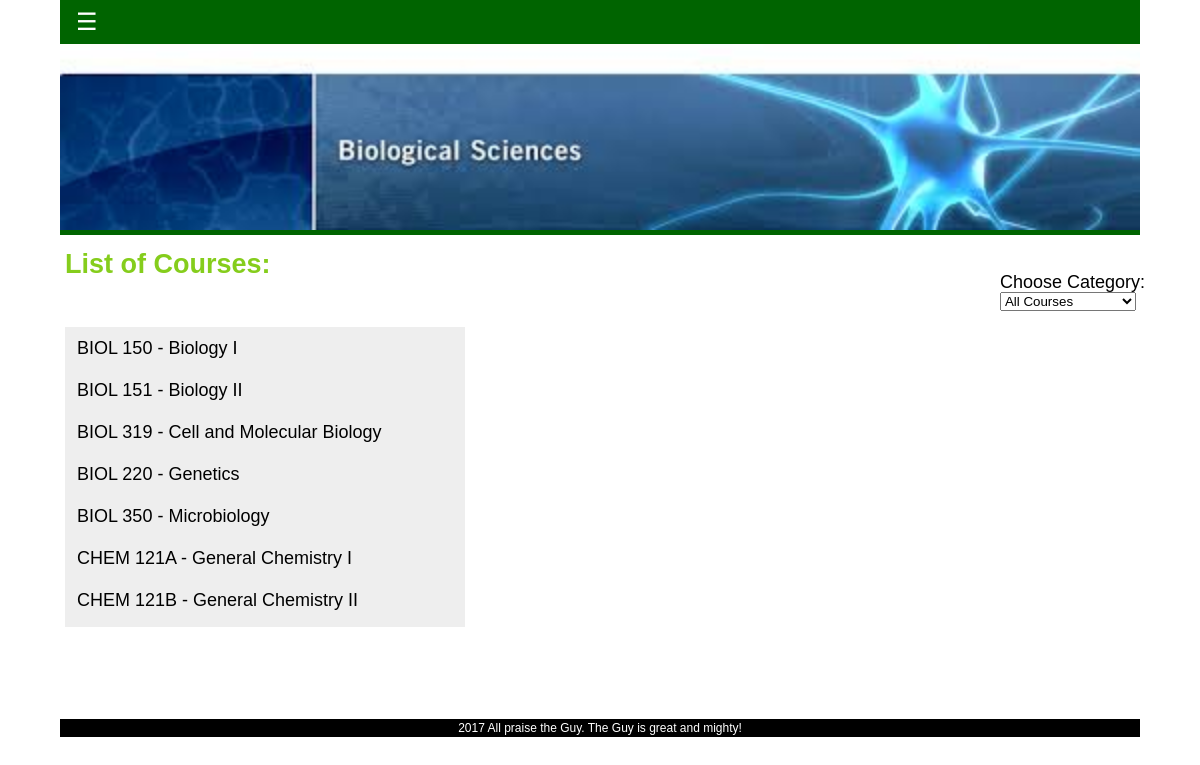
The page /course.php on the database its author committed.
### tables this page shows
CREATE TABLE `course` (
  `Dep_Id` int(11) DEFAULT NULL,
  `Num` varchar(128) NOT NULL,
  `Name` varchar(128) NOT NULL,
  `Description` text NOT NULL,
  `Credits` int(11) DEFAULT NULL,
  `Attr` text,
  `Professor` text
);

CREATE TABLE `departments` (
  `Dep_Id` int(11) NOT NULL,
  `Department` varchar(6) NOT NULL
);

### inc.dbcon.php (the view, shortened to what this page needs)
<?php
$sevad = "localhost";
$user = "root";
$pass = "password";
try{
    $conn = new PDO("mysql:host=$sevad;dbname=teambugsphase4", $user, $pass);
    $conn->setAttribute(PDO::ATTR_ERRMODE, PDO::ERRMODE_EXCEPTION);
}
catch(PDOException $e){
}
function printAllClasses(){
    global $conn;
    $result = $conn->query("SELECT departments.Department, course.Name, course.Num FROM course INNER JOIN departments ON course.Dep_Id=departments.Dep_Id");
    while($row = $result->fetch()){
        echo '<a href="course.php?class=' . $row['Name'] . '">' . $row['Department'] . ' ' . $row['Num'] . ' - ' . $row['Name'] . '</a>' ;
    }
}
?>

### styleJ.css (style rules this page uses)
body { margin: 0 5%; padding: 0; line-height: 1.5em; font-family: Tahoma, Geneva, sans-serif; font-size: 12px; color: #fff; background: url("../images/back2.png"); }
.vertical-menu a { background-color: #eee; color: black; display: block; padding: 12px; text-decoration: none; }

### rows shown on the page
course: Dep_Id.Department "BIOL", Num "150", Name "Biology I"
course: Dep_Id.Department "BIOL", Num "151", Name "Biology II"
course: Dep_Id.Department "BIOL", Num "319", Name "Cell and Molecular Biology"
course: Dep_Id.Department "BIOL", Num "220", Name "Genetics"
course: Dep_Id.Department "BIOL", Num "350", Name "Microbiology"
course: Dep_Id.Department "CHEM", Num "121A", Name "General Chemistry I"
course: Dep_Id.Department "CHEM", Num "121B", Name "General Chemistry II"

### other values the page prints
$copyright_year "2017"
$copyright_text "All praise the Guy. The Guy is great and mighty!"
